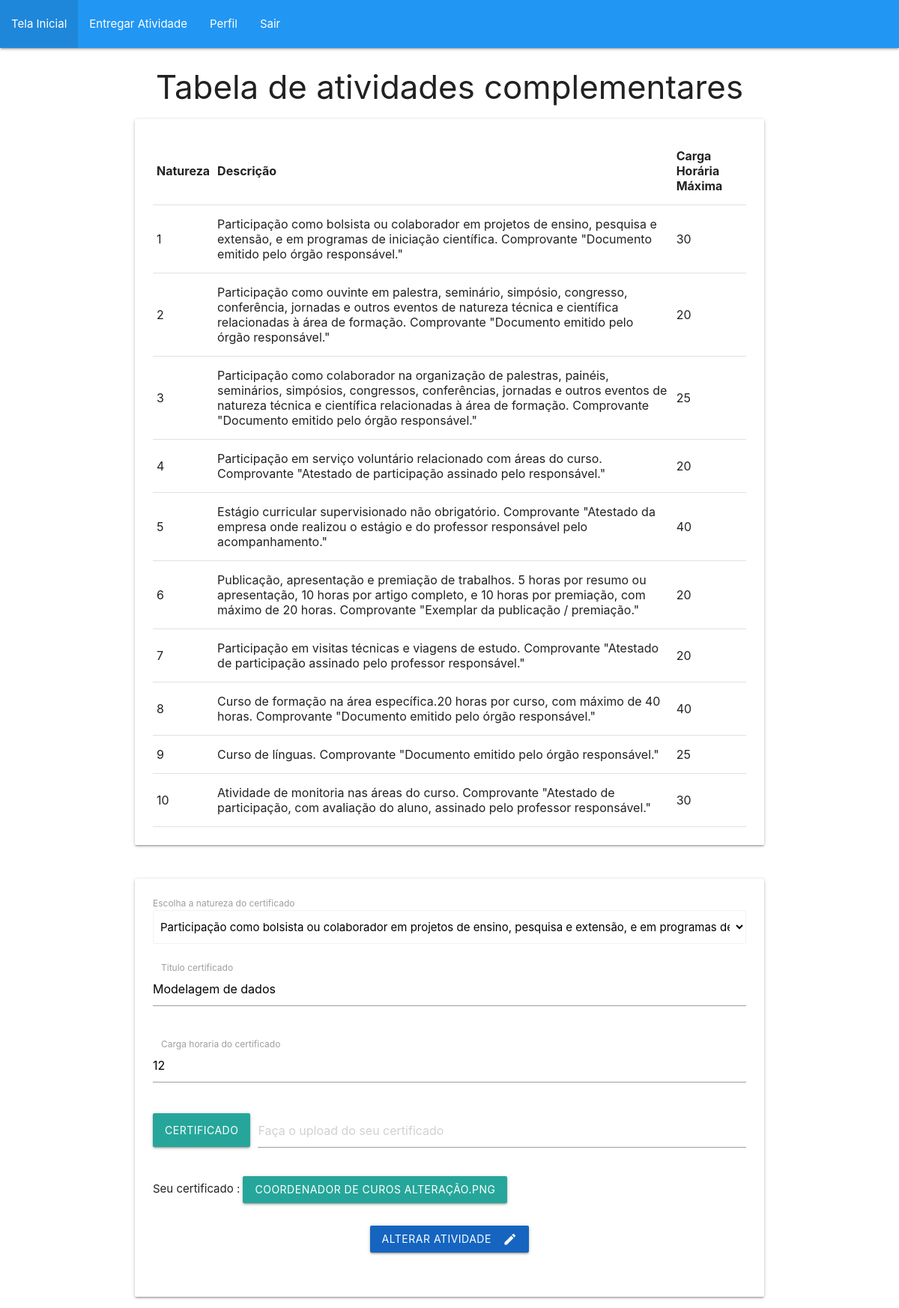
Screenshot of /crudEntrega/formeditEntrega.php?id=145 (signed in) with the database file from the repository.
### tables this page shows
CREATE TABLE IF NOT EXISTS `atividade_complementar` (
  `id_atividade_complementar` int NOT NULL AUTO_INCREMENT,
  `natureza` int DEFAULT NULL,
  `descricao` text,
  `carga_horaria_maxima` int DEFAULT NULL,
  `id_curso` int DEFAULT NULL,
  PRIMARY KEY (`id_atividade_complementar`),
  KEY `fk_curso_atividade_complementar` (`id_curso`)
);

CREATE TABLE IF NOT EXISTS `entrega_atividade` (
  `id_entrega_atividade` int NOT NULL AUTO_INCREMENT,
  `titulo_certificado` varchar(255) DEFAULT NULL,
  `carga_horaria_certificado` int DEFAULT NULL,
  `certificado` varchar(255) DEFAULT NULL,
  `carga_horaria_aprovada` int DEFAULT NULL,
  `status` varchar(255) DEFAULT NULL,
  `id_aluno` int DEFAULT NULL,
  `caminho` varchar(255) NOT NULL,
  `id_atividade_complementar` int NOT NULL,
  `observacoes` text NOT NULL,
  PRIMARY KEY (`id_entrega_atividade`),
  KEY `fk_aluno_entrega_atividade` (`id_aluno`),
  KEY `fk_id_atividade_complementar` (`id_atividade_complementar`)
);

### conecta.php (called while the page is built, shortened)
<?php
function excutarSQL($mysql, $sql)
{
    $resultado = mysqli_query($mysql, $sql);
    return $resultado;
}

### crudEntrega/formeditEntrega.php (the view, shortened to what this page needs)
<?php
require_once "../conecta.php";
require_once "../boasPraticas/headerNav.php";
$mysql = conectar();
$pasta = "../certificados/";
$sql = "SELECT id_atividade_complementar, natureza, descricao, carga_horaria_maxima FROM atividade_complementar WHERE id_curso = " . $_SESSION['aluno'][2];
$resultado = excutarSQL($mysql, $sql);
$atividades_complementares = mysqli_fetch_all($resultado, MYSQLI_ASSOC);
$id = $_GET['id'];
$sql2 = "SELECT * FROM entrega_atividade WHERE id_entrega_atividade = $id";
$resultado2 = excutarSQL($mysql, $sql2);
$entrega = mysqli_fetch_assoc($resultado2);
?>
<!DOCTYPE html>
<html lang="pt-br">
<head>
    <link type="text/css" rel="stylesheet" href="../materialize/css/materialize.min.css" media="screen,projection" />
</head>
<body>
    <h3 class="center-align">Tabela de atividades complementares</h3>
    <main class="container">
        <div class="card-panel">
            <table class="highlight responsive-table">
                <thead>
                    <tr>
                        <th>Natureza</th>
                        <th>Descrição</th>
                        <th>Carga Horária Máxima</th>
                    </tr>
                </thead>
                <tbody>
                    <?php
                    foreach ($atividades_complementares as $atividade_complementar) {
                        echo '<tr>';
                        echo '<td>' . $atividade_complementar['natureza'] . '</td>';
                        echo '<td>' . $atividade_complementar['descricao'] . '</td>';
                        echo '<td>' . $atividade_complementar['carga_horaria_maxima'] . '</td>';
                        echo '</tr>';
                    }
                    ?>
                </tbody>
            </table>
        </div>
        <br>
        <div class="card-panel">
            <form action="editarEntrega.php" method="post" enctype="multipart/form-data">
                <label>Escolha a natureza do certificado</label>
                <select class="browser-default" id="select" required name="atividade_complementar">
                    <?php
                    foreach ($atividades_complementares as $atividade_complementar) {
                    ?>
                        <option <?php
                                if ($entrega['id_atividade_complementar'] == $atividade_complementar['id_atividade_complementar']) {
                                    echo "selected";
                                }
                                ?> value=" <?php echo $atividade_complementar['id_atividade_complementar']; ?>">
                            <?php echo $atividade_complementar['descricao']; ?>
                        </option>
                    <?php
                    }
                    ?>
                </select>
                <br>
                <div class="input-field col s12 espacamento">
                    <input placeholder="Digite o titulo do seu certificado" id="titulo" name="titulo" type="text" class="validate" pattern="^(?!\s*$).+" required value="<?php echo $entrega['titulo_certificado']; ?>">
                    <label for="titulo">Titulo certificado</label>
                    <span class="helper-text" data-error="Você deve preenchar esse campo corretamente este campo."></span>
                </div>
                <div class="input-field col s12">
                    <input placeholder="Por exemplo: 10" id="carga" name="carga" type="text" class="validate" pattern="^\d{1,2}$" required value="<?php echo $entrega['carga_horaria_certificado']; ?>">
                    <label for="tcarga">Carga horaria do certificado</label>
                    <span class="helper-text" data-error="Este campo deve ser preenchido com no máximo dois dígitos numéricos."></span>
                </div>
                <div class="file-field input-field espacamento">
                    <div class="btn">
                        <span>Certificado</span>
                    </div>
                    <div class="file-path-wrapper">
                        <input class="file-path validate" type="text" placeholder="Faça o upload do seu certificado">
                    </div>
                </div>
                <p>Seu certificado : <a class="waves-effect waves-light btn" href=" <?php echo $pasta . $entrega['caminho']; ?>"><?php echo $entrega['certificado']; ?></a>
                </p>
                <div class="row">
                    <div class="col s12">
                        <p class="center-align">
                            <button class="btn waves-effect waves-light  #1565c0 blue darken-3 lighten-3" type="submit" name="action">Alterar atividade
                                <i class="material-icons right">create</i> </button>
                        </p>
                    </div>
                </div>
            </form>
        </div>
    </main>
</body>
</html>

### crudEntrega/formeditEntrega.php (style rules this page uses)
.espacamento { margin-bottom: 30px; }

### rows the page displays
atividade_complementar: natureza "1", descricao "Participação como bolsista ou colaborador em projetos de ensino, pesquisa e extensão, e em programas de iniciação científica. Comprovante \"Documento emitido pelo órgão responsável.\"", carga_horaria_maxima "30"
atividade_complementar: natureza "2", descricao "Participação como ouvinte em palestra, seminário, simpósio, congresso, conferência, jornadas e outros eventos de natureza técnica e científica relacionadas à área de formação. Comprovante \"Documento emitido pelo órgão responsável.\"", carga_horaria_maxima "20"
atividade_complementar: natureza "3", descricao "Participação como colaborador na organização de palestras, painéis, seminários, simpósios, congressos, conferências, jornadas e outros eventos de natureza técnica e científica relacionadas à área de formação. Comprovante \"Documento emitido pelo órgão responsável.\"", carga_horaria_maxima "25"
atividade_complementar: natureza "4", descricao "Participação em serviço voluntário relacionado com áreas do curso. Comprovante \"Atestado de participação assinado pelo responsável.\"", carga_horaria_maxima "20"
atividade_complementar: natureza "5", descricao "Estágio curricular supervisionado não obrigatório. Comprovante \"Atestado da empresa onde realizou o estágio e do professor responsável pelo acompanhamento.\"", carga_horaria_maxima "40"
atividade_complementar: natureza "6", descricao "Publicação, apresentação e premiação de trabalhos. 5 horas por resumo ou apresentação, 10 horas por artigo completo, e 10 horas por premiação, com máximo de 20 horas. Comprovante \"Exemplar da publicação / premiação.\"", carga_horaria_maxima "20"
atividade_complementar: natureza "7", descricao "Participação em visitas técnicas e viagens de estudo. Comprovante \"Atestado de participação assinado pelo professor responsável.\"", carga_horaria_maxima "20"
atividade_complementar: natureza "8", descricao "Curso de formação na área específica.20 horas por curso, com máximo de 40 horas. Comprovante \"Documento emitido pelo órgão responsável.\"", carga_horaria_maxima "40"
atividade_complementar: natureza "9", descricao "Curso de línguas. Comprovante \"Documento emitido pelo órgão responsável.\"", carga_horaria_maxima "25"
atividade_complementar: natureza "10", descricao "Atividade de monitoria nas áreas do curso. Comprovante \"Atestado de participação, com avaliação do aluno, assinado pelo professor responsável.\"", carga_horaria_maxima "30"
entrega_atividade: titulo "Modelagem de dados", carga "12", certificado "COORDENADOR DE CUROS ALTERAÇÃO.PNG"

### other values shown
form field atividade_complementar "Participação como bolsista ou colaborador em projetos de ensino, pesquisa e extensão, e em programas de iniciação científica. Comprovante \"Documento emitido pelo órgão responsável.\""
